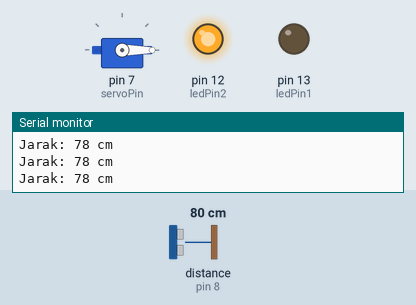
Simulated run of this sketch. Board: Arduino Uno, built with avr-gcc and run on an emulated ATmega328P. Parts: servo, output pins drawn as LEDs (lit = HIGH), the last lines printed to the serial monitor. Wiring (inferred from the names in the program): ultrasonic range finder: trigger pin 9; echo pin 8. The inputs (shaded band) are chosen by the test bench; at power-on: distance to the obstacle (sensor on pin 8) 80 cm. The echo pulse lasts 58.3 µs per cm; pins used as bus, display or sensor lines are not drawn.

Above: at 1.2 s.
1.3 s: distance to the obstacle (sensor on pin 8) set to 23 cm
2.8 s: distance to the obstacle (sensor on pin 8) set to 20 cm
At 4.1 s:
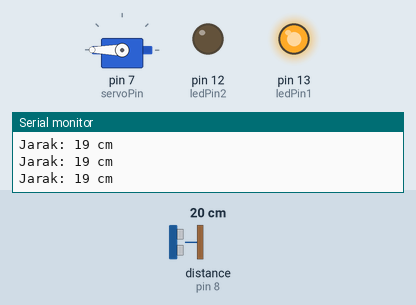
4.4 s: distance to the obstacle (sensor on pin 8) set to 35 cm
At 5.2 s:
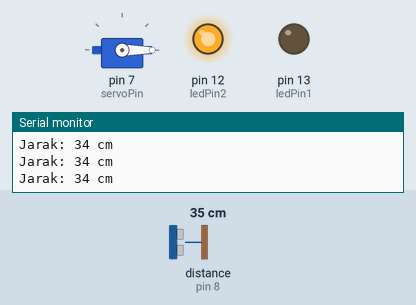
5.9 s: distance to the obstacle (sensor on pin 8) set to 4 cm
At 6.7 s:
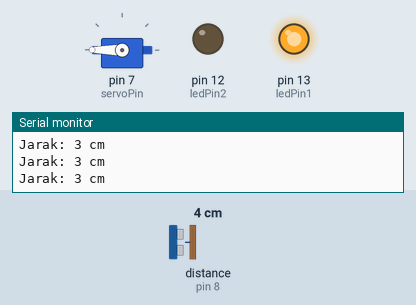
Timing chart, 0 to 8.4 s (numbered marks = the images above; inputs shaded):
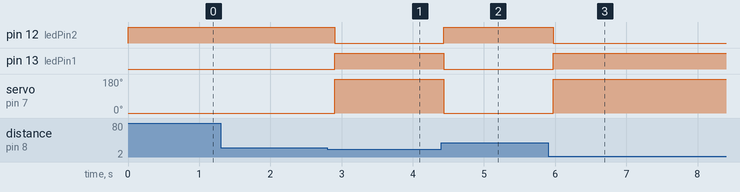

Measured:
- the behaviour switches between 22 and 21 cm on distance to the obstacle (sensor on pin 8) (found by bisection; images 0 and 1)
- after the input at 2.8 s, pin 12 (ledPin2): HIGH → LOW after 0.10 s; pin 13 (ledPin1): LOW → HIGH after 0.10 s; servo on pin 7 (servoPin): 0° → 180° after 0.10 s
- after the input at 4.4 s, pin 12 (ledPin2): LOW → HIGH at once; pin 13 (ledPin1): HIGH → LOW at once; servo on pin 7 (servoPin): 180° → 0° at once
- after the input at 5.9 s, pin 12 (ledPin2): HIGH → LOW after 0.07 s; pin 13 (ledPin1): LOW → HIGH after 0.07 s; servo on pin 7 (servoPin): 0° → 180° after 0.07 s

The sketch:

sketch_oct7b.ino
```cpp
#include <Servo.h>

Servo myServo;
const int ledPin1 = 13;
const int ledPin2 = 12;
const int servoPin = 7;
const int trigPin = 9;
const int echoPin = 8;
const int batasJarak = 20;
Servo servoMotor;

void setup() {
  Serial.begin(9600);

  pinMode(trigPin, OUTPUT);
  pinMode(echoPin, INPUT);
  pinMode(ledPin1, OUTPUT);
  pinMode(ledPin2, OUTPUT);

  servoMotor.attach(servoPin);
  servoMotor.write(0); // Posisi awal servo di 0 derajat
}

void loop() {
  digitalWrite(trigPin, LOW);
  delayMicroseconds(2);
  digitalWrite(trigPin, HIGH);
  delayMicroseconds(10);
  digitalWrite(trigPin, LOW);

  long durasi = pulseIn(echoPin, HIGH);
  int jarak = durasi * 0.034 / 2;

  Serial.print("Jarak: ");
  Serial.print(jarak);
  Serial.println(" cm");

  if (jarak > 0 && jarak <= batasJarak) {
    digitalWrite(ledPin1, HIGH);
    digitalWrite(ledPin2, LOW);

    servoMotor.write(180);
  } else {
    digitalWrite(ledPin1, LOW);
    digitalWrite(ledPin2, HIGH);

    servoMotor.write(0);
  }
  delay(100);
}
```
